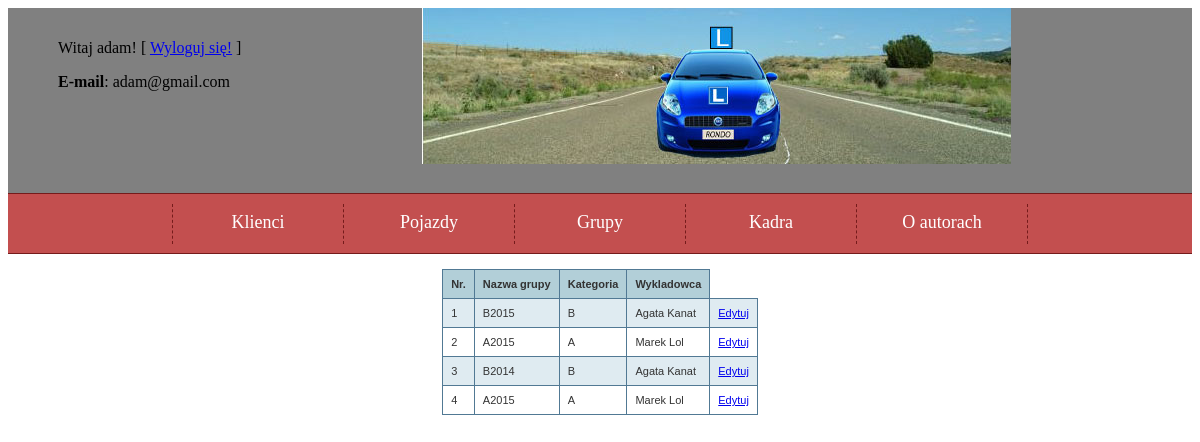
The app's page /index.php?page=grupy (signed in) with its own data.
### tables this page shows
CREATE TABLE IF NOT EXISTS `Grupy` (
`idGrupa` int(11) NOT NULL,
  `nazwa` varchar(15) DEFAULT NULL,
  `idKategorie` int(11) DEFAULT NULL,
  `idWykladowcy` int(11) DEFAULT NULL
);

CREATE TABLE IF NOT EXISTS `kategorie` (
`idKategorie` int(11) NOT NULL,
  `ile_godzin_trwa_kurs` int(11) DEFAULT NULL,
  `od_jakiego_wieku` varchar(45) DEFAULT NULL,
  `kategoria` varchar(45) DEFAULT NULL
);

CREATE TABLE IF NOT EXISTS `wykladowcy` (
`idWykladowcy` int(11) NOT NULL,
  `imie` varchar(45) DEFAULT NULL COMMENT '		',
  `nazwisko` varchar(45) DEFAULT NULL,
  `nr_telefonu` int(11) DEFAULT NULL
);

### grupy.php (the view, shortened to what this page needs)
<?php
if ((isset($_SESSION['zalogowany'])) && ($_SESSION['zalogowany']==true))
{
	require_once "connect.php";
	$polaczenie = @new mysqli($host, $db_user, $db_password, $db_name);
	$polaczenie->query("SET CHARSET utf8");
	$polaczenie->query ("SET NAMES `utf8` COLLATE `utf8_polish_ci`");
	if ($polaczenie->connect_errno!=0)
	{
		echo "Error: ".$polaczenie->connect_errno;
	}
	else
	{
$zapytanie = @$polaczenie->query("SELECT Grupy.idGrupa,Grupy.nazwa, kategorie.kategoria, wykladowcy.imie, wykladowcy.nazwisko
 FROM Grupy, kategorie, wykladowcy
WHERE Grupy.idKategorie=kategorie.idKategorie AND Grupy.idWykladowcy=wykladowcy.idWykladowcy
ORDER BY Grupy.idGrupa");
		echo '<table> <tr>
<th>Nr.</th>
<th>Nazwa grupy</th>
<th>Kategoria</th>
<th>Wykladowca</th>
</tr>';
		while ($r = $zapytanie->fetch_array()) {
			echo "<tr> <td>$r[0]</td> <td>$r[1]</td> <td>$r[2]</td> <td>$r[3] $r[4]</td> <td><a href='edytuj_grupy.php?id=$r[0]'>Edytuj</a></td> </tr> ";
		}
		echo "</table>";
	}
}else {
	echo "dostęp tylko dla upoważnionych, Zaloguj się. ";
}
?>

### styl.css (style rules this page uses)
table { margin: 0 auto 0 auto; font-family: verdana, arial, sans-serif; font-size: 11px; color: #333333; border-width: 1px; border-color: #3A3A3A; border-collapse: collapse; }
table th { border-width: 1px; padding: 8px; border-style: solid; border-color: #517994; background-color: #B2CFD8; }
table tr:nth-child(even) td { background-color: #DFEBF1; }
table td { border-width: 1px; padding: 8px; border-style: solid; border-color: #517994; background-color: #ffffff; }

### records on screen
grupy: idGrupa "1", nazwa "B2015", idKategorie.kategoria "B", idWykladowcy.imie "Agata", idWykladowcy.nazwisko "Kanat"
grupy: idGrupa "2", nazwa "A2015", idKategorie.kategoria "A", idWykladowcy.imie "Marek", idWykladowcy.nazwisko "Lol"
grupy: idGrupa "3", nazwa "B2014", idKategorie.kategoria "B", idWykladowcy.imie "Agata", idWykladowcy.nazwisko "Kanat"
grupy: idGrupa "4", nazwa "A2015", idKategorie.kategoria "A", idWykladowcy.imie "Marek", idWykladowcy.nazwisko "Lol"

### other values on screen
$_SESSION['user'] "adam"
$_SESSION['email'] "adam@gmail.com"
